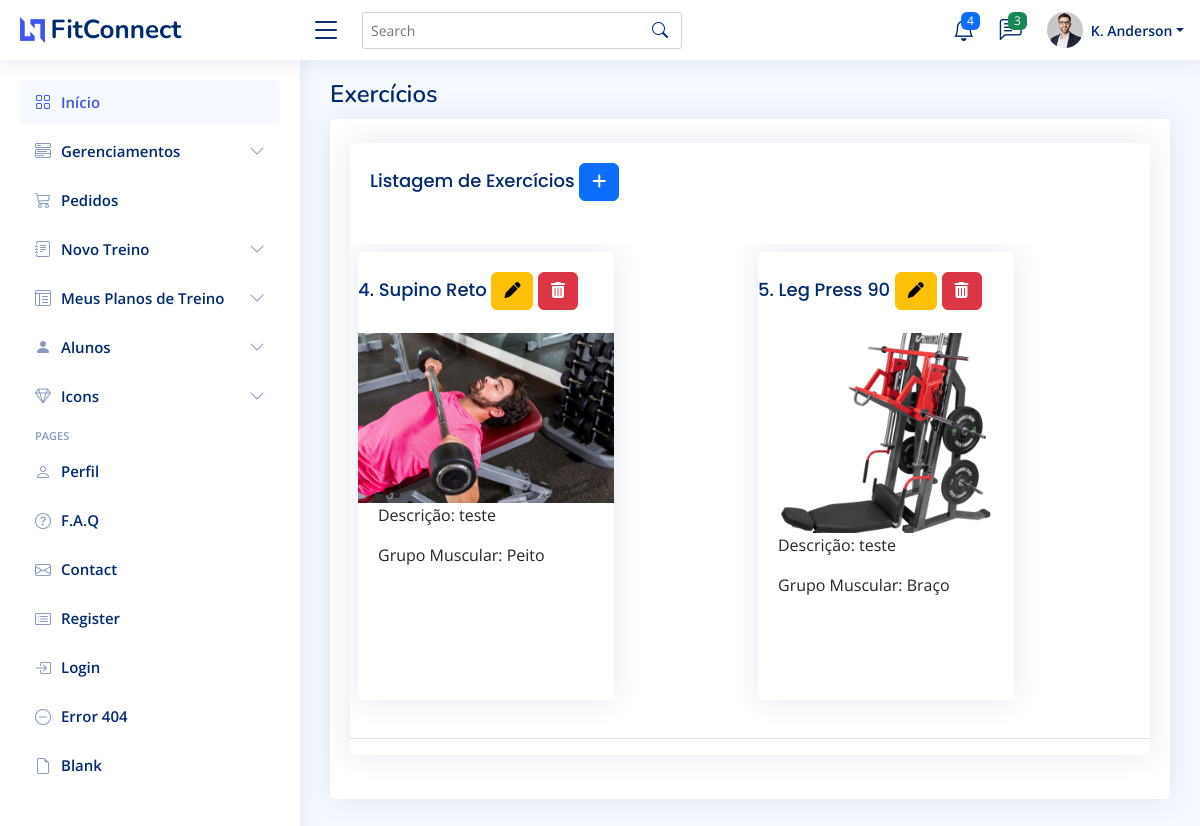
Page /listarExercicio.php on the committed database.
### tables this page shows
CREATE TABLE `exercicio` (
  `id` int(11) NOT NULL,
  `nome` varchar(40) NOT NULL,
  `imagem` varchar(30) NOT NULL,
  `descricao` varchar(500) NOT NULL,
  `grupomuscular_id` int(11) NOT NULL
);

CREATE TABLE `grupomuscular` (
  `id` int(11) NOT NULL,
  `nome` varchar(50) NOT NULL,
  `imagem` varchar(20) NOT NULL,
  `descricao` varchar(300) NOT NULL
);

### listarExercicio.php (the view, shortened to what this page needs)
<?php
require_once("conexao.php");
$sql = "select * from exercicio";
$resultados = mysqli_query($conexao, $sql);
?>
<!DOCTYPE html>
<html lang="pt-br">
<head>
    <link href="https://cdn.jsdelivr.net/npm/bootstrap@5.3.0-alpha3/dist/css/bootstrap.min.css" rel="stylesheet"
>
    <link href="assets/vendor/bootstrap/css/bootstrap.min.css" rel="stylesheet">
    <link href="assets/vendor/bootstrap-icons/bootstrap-icons.css" rel="stylesheet">
    <link href="assets/vendor/boxicons/css/boxicons.min.css" rel="stylesheet">
    <link href="assets/vendor/quill/quill.snow.css" rel="stylesheet">
    <link href="assets/vendor/quill/quill.bubble.css" rel="stylesheet">
    <link href="assets/vendor/remixicon/remixicon.css" rel="stylesheet">
    <link href="assets/vendor/simple-datatables/style.css" rel="stylesheet">
    <link href="assets/css/style.css" rel="stylesheet">
</head>
<body>
    <?php require_once('menu.php'); ?>
    <main id="main" class="main">
        <div class="pagetitle">
            <h1>Exercícios</h1>
        </div>
        <section class="section">
            <div class="row">
                <div class="col-lg-12">
                    <div class="card">
                        <div class="card-body">
                            <div class="card mt-4 mb-4">
                                <div class="card-body">
                                    <h2 class="card-title">Listagem de Exercícios
                                        <a href="cadExercicio.php" class="btn btn-primary btn-sn">
                                            <i class="fa-solid fa-plus"></i>
                                        </a>
                                    </h2>
                                </div>
                                <div style="overflow-x: auto">
                                    <table class="table datatable">
                                        <tbody>
                                            <?php while ($linha = mysqli_fetch_array($resultados)) { ?>
                                                <td>
                                                    <div class="card" style="width: 16rem; height: 28rem;">
                                                        <h5 class="card-title">
                                                            <?= $linha['id'] ?>.
                                                            <?= $linha['nome'] ?>
                                                            <a href="alterarExercicio.php?id=<?= $linha['id'] ?>"
                                                                class="btn btn-warning">
                                                                <i class="fa-solid fa-pen"></i>
                                                            </a>
                                                            <a href="listarExercicio.php?id=<?= $linha['id'] ?>"
                                                                class="btn btn-danger"
                                                                onclick="return confirm('Confirma exclusão?')">
                                                                <i class="fa-solid fa-trash-can"></i>
                                                            </a>
                                                        </h5>
                                                        <img class="cad-img-top" style="max-width: 100%; max-height: 200px; object-fit: cover;" src="imagensproduto/<?= $linha['imagem'] ?>">
                                                        <div class="card-body">
                                                            <p class="card-text">Descrição:
                                                                <?= $linha['descricao'] ?>
                                                            </p>
                                                            <p class="card-text">Grupo Muscular:
                                                                <?php
                                                                $grupoMuscularID = $linha['grupomuscular_id'];
                                                                $sqlGrupoMuscular = "SELECT nome FROM grupomuscular WHERE id = $grupoMuscularID";
                                                                $resultadoGrupoMuscular = mysqli_query($conexao, $sqlGrupoMuscular);
                                                                $linhaGrupoMuscular = mysqli_fetch_array($resultadoGrupoMuscular);
                                                                echo $linhaGrupoMuscular['nome'];
                                                                ?>
                                                            </p>
                                                        </div>
                                                    </div>
                                                </td>
                                            <?php } ?>
                                        </tbody>
                                    </table>
                                </div>
                            </div>
                        </div>
                    </div>
                </div>
            </div>
        </section>
</body>
</html>

### menu.php (shortened to what this page needs)
<body>
  <header id="header" class="header fixed-top d-flex align-items-center">
    <div class="d-flex align-items-center justify-content-between">
      <a href="home.php" class="logo d-flex align-items-center">
        <img src="assets/img/logo.png" alt="">
        <span class="d-none d-lg-block">FitConnect</span>
      </a>
      <i class="bi bi-list toggle-sidebar-btn"></i>
    </div>
    <div class="search-bar">
      <form class="search-form d-flex align-items-center" method="POST" action="#">
        <input type="text" name="query" placeholder="Search" title="Enter search keyword">
        <button type="submit" title="Search"><i class="bi bi-search"></i></button>
      </form>
    </div>
    <nav class="header-nav ms-auto">
      <ul class="d-flex align-items-center">
        <li class="nav-item dropdown">
          <a class="nav-link nav-icon" href="#" data-bs-toggle="dropdown">
            <i class="bi bi-bell"></i>
            <span class="badge bg-primary badge-number">4</span>
          </a>
        </li>
        <li class="nav-item dropdown">
          <a class="nav-link nav-icon" href="#" data-bs-toggle="dropdown">
            <i class="bi bi-chat-left-text"></i>
            <span class="badge bg-success badge-number">3</span>
          </a>
        </li>
        <li class="nav-item dropdown pe-3">
          <a class="nav-link nav-profile d-flex align-items-center pe-0" href="#" data-bs-toggle="dropdown">
            <img src="assets/img/profile-img.jpg" alt="Profile" class="rounded-circle">
            <span class="d-none d-md-block dropdown-toggle ps-2">K. Anderson</span>
          </a>
        </li>
      </ul>
    </nav>
  </header>
  <aside id="sidebar" class="sidebar">
    <ul class="sidebar-nav" id="sidebar-nav">
      <li class="nav-item">
        <a class="nav-link " href="home.php">
          <i class="bi bi-grid"></i>
          <span>Início</span>
        </a>
      </li>
      <li class="nav-item">
        <a class="nav-link collapsed" data-bs-target="#components-nav" data-bs-toggle="collapse" href="#">
          <i class="bi bi-menu-button-wide"></i><span>Gerenciamentos</span><i class="bi bi-chevron-down ms-auto"></i>
        </a>
      </li>
      <li class="nav-item">
        <a class="nav-link collapsed " href="home.php">
          <i class="bi bi-cart3"></i>
          <span>Pedidos</span>
        </a>
      </li>
      <li class="nav-item">
        <a class="nav-link collapsed" data-bs-target="#forms-nav" data-bs-toggle="collapse" href="#">
          <i class="bi bi-journal-text"></i><span>Novo Treino</span><i class="bi bi-chevron-down ms-auto"></i>
        </a>
      </li>
      <li class="nav-item">
        <a class="nav-link collapsed" data-bs-target="#tables-nav" data-bs-toggle="collapse" href="#">
          <i class="bi bi-layout-text-window-reverse"></i><span>Meus Planos de Treino</span><i class="bi bi-chevron-down ms-auto"></i>
        </a>
      </li>
      <li class="nav-item">
        <a class="nav-link collapsed" data-bs-target="#charts-nav" data-bs-toggle="collapse" href="#">
          <i class="bi bi-person-fill"></i><span>Alunos</span><i class="bi bi-chevron-down ms-auto"></i>
        </a>
      </li>
      <li class="nav-item">
        <a class="nav-link collapsed" data-bs-target="#icons-nav" data-bs-toggle="collapse" href="#">
          <i class="bi bi-gem"></i><span>Icons</span><i class="bi bi-chevron-down ms-auto"></i>
        </a>
      </li>
      <li class="nav-heading">Pages</li>
      <li class="nav-item">
        <a class="nav-link collapsed" href="users-profile.html">
          <i class="bi bi-person"></i>
          <span>Perfil</span>
        </a>
      </li>
      <li class="nav-item">
        <a class="nav-link collapsed" href="pages-faq.html">
          <i class="bi bi-question-circle"></i>
          <span>F.A.Q</span>
        </a>
      </li>
      <li class="nav-item">
        <a class="nav-link collapsed" href="pages-contact.html">
          <i class="bi bi-envelope"></i>
          <span>Contact</span>
        </a>
      </li>
      <li class="nav-item">
        <a class="nav-link collapsed" href="pages-register.html">
          <i class="bi bi-card-list"></i>
          <span>Register</span>
        </a>
      </li>
      <li class="nav-item">
        <a class="nav-link collapsed" href="pages-login.html">
          <i class="bi bi-box-arrow-in-right"></i>
          <span>Login</span>
        </a>
      </li>
      <li class="nav-item">
        <a class="nav-link collapsed" href="pages-error-404.html">
          <i class="bi bi-dash-circle"></i>
          <span>Error 404</span>
        </a>
      </li>
      <li class="nav-item">
        <a class="nav-link collapsed" href="pages-blank.html">
          <i class="bi bi-file-earmark"></i>
          <span>Blank</span>
        </a>
      </li>
    </ul>
  </aside>
</body>
</html>

### assets/css/style.css (style rules this page uses)
:root { scroll-behavior: smooth; }
body { font-family: "Open Sans", sans-serif; background: #f6f9ff; color: #444444; }
a { color: #4154f1; text-decoration: none; }
h1, h2, h3, h4, h5, h6 { font-family: "Nunito", sans-serif; }
#main { margin-top: 60px; padding: 20px 30px; transition: all 0.3s; }
.pagetitle { margin-bottom: 10px; }
.pagetitle h1 { font-size: 24px; margin-bottom: 0; font-weight: 600; color: #012970; }
.card { margin-bottom: 30px; border: none; border-radius: 5px; box-shadow: 0px 0 30px rgba(1, 41, 112, 0.1); }
.card-title { padding: 20px 0 15px 0; font-size: 18px; font-weight: 500; color: #012970; font-family: "Poppins", sans-serif; }
.card-body { padding: 0 20px 20px 20px; }
.logo { line-height: 1; }
@media (min-width: 1200px) { .logo { width: 280px; } }
.logo img { max-height: 26px; margin-right: 6px; }
.logo span { font-size: 26px; font-weight: 700; color: #012970; font-family: "Nunito", sans-serif; }
.header { transition: all 0.5s; z-index: 997; height: 60px; box-shadow: 0px 2px 20px rgba(1, 41, 112, 0.1); background-color: #fff; padding-left: 20px; }
.header .toggle-sidebar-btn { font-size: 32px; padding-left: 10px; cursor: pointer; color: #012970; }
.header .search-bar { min-width: 360px; padding: 0 20px; }
.header .search-form { width: 100%; }
.header .search-form input { border: 0; font-size: 14px; color: #012970; border: 1px solid rgba(1, 41, 112, 0.2); padding: 7px 38px 7px 8px; border-radius: 3px; transition: 0.3s; width: 100%; }
.header .search-form button { border: 0; padding: 0; margin-left: -30px; background: none; }
.header .search-form button i { color: #012970; }
.header-nav ul { list-style: none; }
.header-nav>ul { margin: 0; padding: 0; }
.header-nav .nav-icon { font-size: 22px; color: #012970; margin-right: 25px; position: relative; }
.header-nav .nav-profile { color: #012970; }
.header-nav .nav-profile img { max-height: 36px; }
.header-nav .nav-profile span { font-size: 14px; font-weight: 600; }
.header-nav .badge-number { position: absolute; inset: -2px -5px auto auto; font-weight: normal; font-size: 12px; padding: 3px 6px; }
.sidebar { position: fixed; top: 60px; left: 0; bottom: 0; width: 300px; z-index: 996; transition: all 0.3s; padding: 20px; overflow-y: auto; scrollbar-width: thin; scrollbar-color: #aab7cf transparent; box-shadow: 0px 0px 20px rgba(1, 41, 112, 0.1); background-color: #fff; }
@media (min-width: 1200px) { #main, #footer { margin-left: 300px; } }
.sidebar-nav { padding: 0; margin: 0; list-style: none; }
.sidebar-nav li { padding: 0; margin: 0; list-style: none; }
.sidebar-nav .nav-item { margin-bottom: 5px; }
.sidebar-nav .nav-heading { font-size: 11px; text-transform: uppercase; color: #899bbd; font-weight: 600; margin: 10px 0 5px 15px; }
.sidebar-nav .nav-link { display: flex; align-items: center; font-size: 15px; font-weight: 600; color: #4154f1; transition: 0.3; background: #f6f9ff; padding: 10px 15px; border-radius: 4px; }
.sidebar-nav .nav-link i { font-size: 16px; margin-right: 10px; color: #4154f1; }
.sidebar-nav .nav-link.collapsed { color: #012970; background: #fff; }
.sidebar-nav .nav-link.collapsed i { color: #899bbd; }
.sidebar-nav .nav-link .bi-chevron-down { margin-right: 0; transition: transform 0.2s ease-in-out; }

### rows in the picture
exercicio: id "4", nome "Supino Reto", imagem (picture), descricao "teste", grupomuscular.nome "Peito"
exercicio: id "5", nome "Leg Press 90", imagem (picture), descricao "teste", grupomuscular.nome "Braço"
